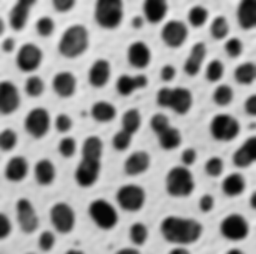
%> input picture code/cells-1.png, 256 x 254 px
$ octave --eval "hw1_1a('cells-1.png');"   (GNU Octave 9; MATLAB toolbox functions it lacks are replaced by stand-ins)
%> lines starting %> are read from the running program, lines starting %| are printed output that depends on the picture; in (x1, y1, x2, y2) boxes, pixels count from 0 and x2, y2 are one past the last pixel; in counts of white or black regions, pixels touching at a corner belong together; the program's own positions count from 1
### code/mybinarize.m
function [binimage,threshold,histarray, smoothhist] = mybinarize(image, peakStepLength, peakStepHeight, histSmoothSize)

    %get dimension of the image
    [M,N] = size(image);

    % ---- create histogram -----
    histarray = myhist(image);

    % ----- histogram smoothing -------
    % histSmoothSize = smoothing window size
    smoothhist = myhistsmoothing(histarray,histSmoothSize);


    % -------- calculate threshold ----------
    % mythresh(smoothhist, peakStepLength, peakStepHeight)
    % peakStepLength = length back & forward to look for values to check
    %                   if current value is a peak, higher value to avoid close peaks
    % peakStepHeight =  difference at step to be calculated as peak,
    %                   higher value to avoid small peaks
    threshold = mythresh(smoothhist, peakStepLength, peakStepHeight);


    %create binary image
    binimage = zeros(M,N);
    for i=1:M
        for j=1:N
            % pixels darker than threshold
            if image(i,j)<threshold
                % binary foreground = white
                binimage(i,j) = 1;
            % pixels lighter than threshold
            else
                % binary background = black
                binimage(i,j) = 0;
            end
        end
    end

end

### code/myhist.m
function histarray = myhist(image)
    %get dimension of the image
    [M,N] = size(image);

    % ---- create histogram -----
    histarray = zeros(1,256); %intialize hist indexes=0
    for i=1:M
        for j=1:N
            histarray(image(i,j)+1) = histarray(image(i,j)+1)+1;
        end
    end
end

### code/myhistsmoothing.m
function smoothhist = myhistsmoothing(histarray, histSmoothSize)
    %get size of the histogram
    [c,histsize] = size(histarray);

    % ----- histogram smoothing -------
    winMidSize = floor (histSmoothSize / 2);
    smoothhist = zeros(1,histsize);
    % for each point take mean of all points within histSmoothSize window

    for i=winMidSize:(histsize - winMidSize-1)
        mean = 0;
        for j=(i - winMidSize + 1):(i + winMidSize)
             mean = mean + histarray(1,j);
        end
        smoothhist(1,i) = round(mean / histSmoothSize);
    end
end

### code/mypeaks.m
function [peaks,totalpeak]=mypeaks(histarray, peakStepLength, peakStepHeight)

    peaks=zeros(1,1);   %empty array to hold total peaks
    totalpeak=0;        %init totalpeak=0

    stepsize=floor(peakStepLength/2);  %stepsize to find peak
    [c,histsize]=size(histarray);

    % peakStepLength = length back & forward to look for values to check
    %                   if current value is a peak, higher value to avoid close peaks
    % peakStepHeight =  difference at step to be calculated as peak,
    %                   higher value to avoid small peaks

    i=stepsize+1; % start checking from one step forward
    while i<=histsize-stepsize % check up to one step to last value
        % check one step left and one step right
        % if present point is higher then left and right, it's a peak
        %       (peakStepLength & peakStepHeight are considered
        %       while checking left and right)
        if histarray(1,i-stepsize)<(histarray(1,i)-peakStepHeight) && histarray(1,i)>histarray(1,i+stepsize)+peakStepHeight
           totalpeak=totalpeak+1;
           peaks(1,totalpeak)=i;
           i=i+stepsize; % go to next step once a peak is found
        else % else go to next point
            i=i+1;
        end


    end
end

### code/mythresh.m
function threshold = mythresh(smoothhist, peakStepLength, peakStepHeight)
    % get total peaks
    % smoothhist - histogram
    % peakStepLength = length back & forward to look for values to check
    %                   if current value is a peak, higher value to avoid close peaks
    % peakStepHeight =  difference at step to be calculated as peak,
    %                   higher value to avoid small peaks
    [peaks, totalpeak] = mypeaks(smoothhist,peakStepLength, peakStepHeight);

    % if more than one peak is found, take the first
    % and last one to calculate the threshold
    if totalpeak>1
        f1 = peaks(1,1);
        f2 = peaks(1,totalpeak);
        threshold1 = round((f1+f2)/2);

        threshold2 = round((f1*smoothhist(f1)+f2*smoothhist(f2))/(smoothhist(f1)+smoothhist(f2)));

        threshold = round((threshold1+threshold2)/2);

        %threshold = round((f1*smoothhist(1,f1)+f2*smoothhist(1,f2)) / (2*(smoothhist(1,f1)+smoothhist(1,f2))));
    % if less than one or no peak by some error,
    % choose default threshold = 128
    else
        threshold = 128;
    end
end

### code/hw1_1a.m
function hw1_1a (imagefile)
%> called with imagefile = 'cells-1.png'
    %imagefile = 'cells-1.png';
    %imagefile = 'cells-3_n.tif';

   img=imread(imagefile);
%> img is the input picture: size 254x256 uint8; min 7, max 241, mean 151.7


    fontSize = 10;

    %mybinarize(image, peakStepLength, peakStepHeight, histSmoothSize)
    [binimage,threshold,histarray, smoothhist] = mybinarize(img, 2,1,  5);
%> after the loop in myhist, `for i=1:M`: histarray = 256 values, max 1725 at index 204, min 0 at index 1, mean 254
%> after the loop in myhistsmoothing, `for i=winMidSize:(histsize - winMidSize-1)`: smoothhist = 256 values, max 1211 at index 205, min 0 at index 1, mean 203.2
%> after the loop in mypeaks, `while i<=histsize-stepsize`: i = 256; peaks = 28 values from 9 to 210; totalpeak = 28
%> in mythresh, `[peaks, totalpeak] = mypeaks(smoothhist,peakStepLength, peakStepHeight);`: peaks = 28 values from 9 to 210; totalpeak = 28
%> in mythresh, `f1 = peaks(1,1);`: f1 = 9
%> in mythresh, `f2 = peaks(1,totalpeak);`: f2 = 210
%> in mythresh, `threshold1 = round((f1+f2)/2);`: threshold1 = 110
%> in mythresh, `threshold2 = round((f1*smoothhist(f1)+f2*smoothhist(f2))/(smoothhist(f..`: threshold2 = 185
%> in mythresh, `threshold = round((threshold1+threshold2)/2);`: threshold = 148
%> after the loop in mybinarize, `for i=1:M`:
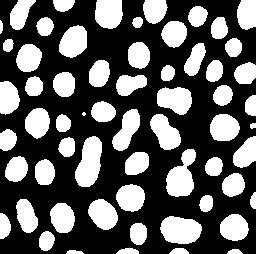
%> binimage: size 254x256 double; values 0 (black) and 1 (white), 37.3% white; 61 white regions (1 under 20 px), largest, box (x1, y1, x2, y2) and area: (75, 136, 102, 187) 966, (160, 216, 202, 244) 912, (166, 149, 196, 197) 897
%> threshold = 148
    %threshold = 201;
    display(strcat( 'My Threshold: ',num2str(threshold)));
%| My Threshold:148

    % show original image
    subplot(2, 3, 1);
    imshow(img);
    title('Original Image', 'FontSize', fontSize);

    % show binary image
    subplot(2, 3, 2);
    imshow(binimage);
    title( strcat( 'Binary Image: Th=',num2str(threshold)), 'FontSize', fontSize);


    subplot(2, 3, 3);
    level = graythresh(img);
%> level = 0.51
    matlabbinimage = im2bw(img,level);
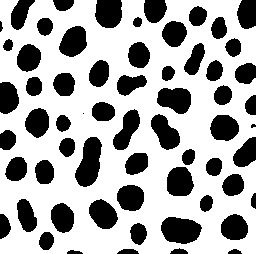
%> matlabbinimage: size 254x256 logical; 66.3% white; 62 black regions (2 under 20 px), largest, box (x1, y1, x2, y2) and area: (75, 137, 102, 187) 894, (161, 217, 202, 244) 847, (157, 88, 191, 114) 679
    imshow(matlabbinimage);
    title( strcat( 'Matlab Binary: Th=',num2str(round(level*256))), 'FontSize', fontSize);
     display(strcat( 'Matlab Threshold: ',num2str(round(level*256))));
%| Matlab Threshold:131

    subplot(2,3,4);
    bar(histarray);
    title( 'My Histogram', 'FontSize', fontSize);
   %display(histarray);
    subplot(2,3,5);
    bar(smoothhist);
    title( 'My Smooth Histogram', 'FontSize', fontSize);

    subplot(2,3,6)
    hist = histogram(img,256);
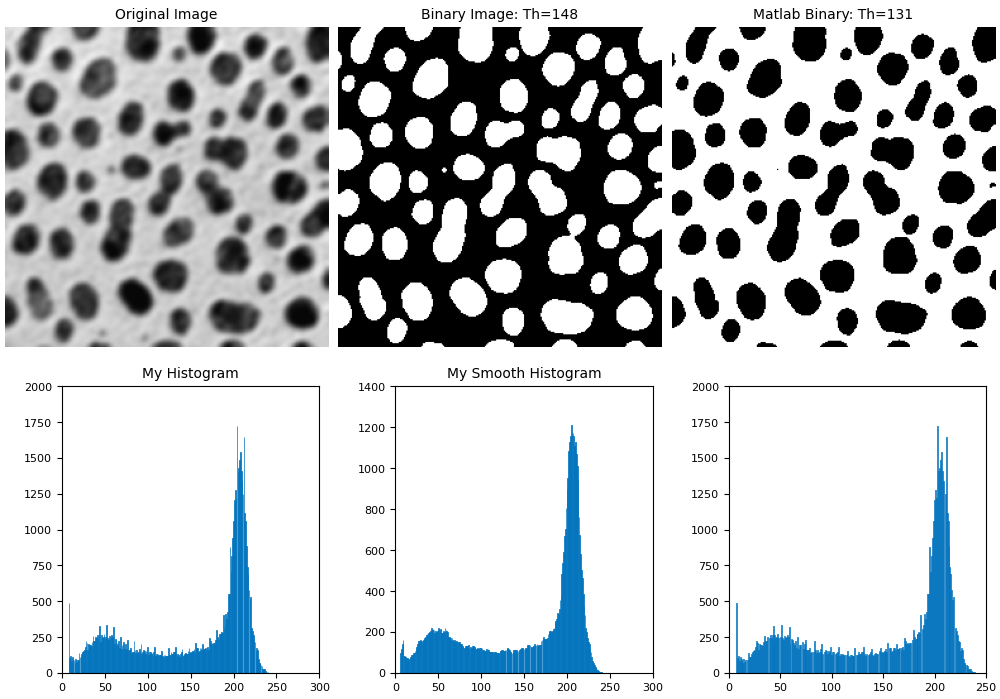
%> figure redrawn from the program's plot data, 6 panels
%> `hw1_1a('cells-1.png');`:
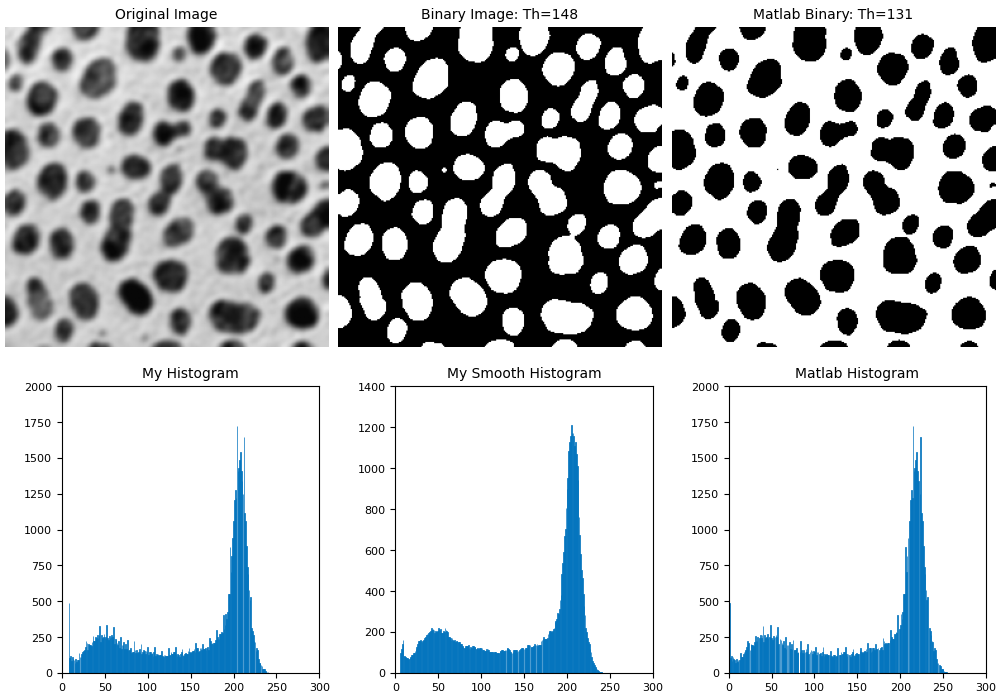
%> figure redrawn from the program's plot data, 6 panels
    bar(hist.Values) ;
    title( 'Matlab Histogram', 'FontSize', fontSize);
end
